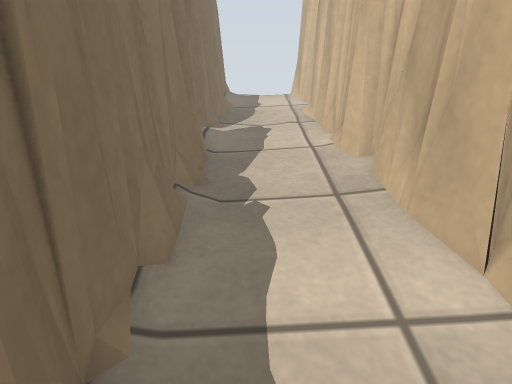
View 1 (above)

12 first-person views from a walk through a robot-simulator world made for Gazebo. The camera is 0.92 m above the floor, tilts 14° down and sees 75° across. The lines on the ground mark 1 m squares. The floor is counted in squares, 0.25 m on a side. Each view is taken from the middle of a square. On the plan, view 1 faces up. The plan holds only what a view shows up to about 20 squares ahead; the rest is blank. The place goes on beyond the plan.

View 2
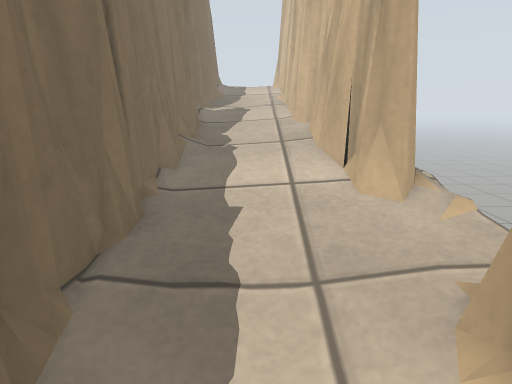

View 3
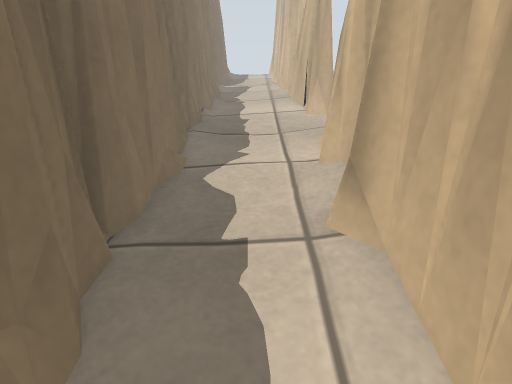

View 4
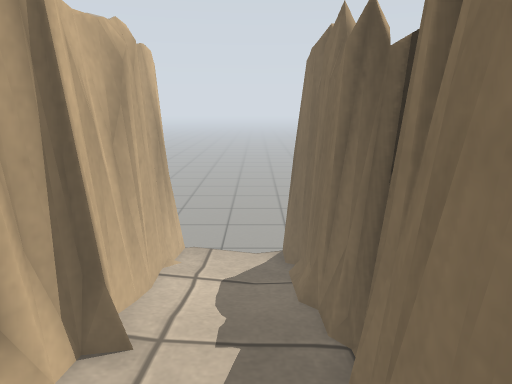

View 5
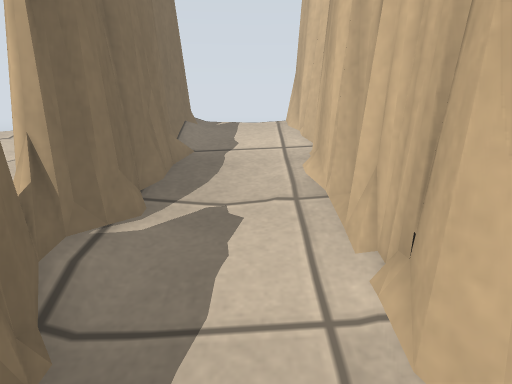

View 6
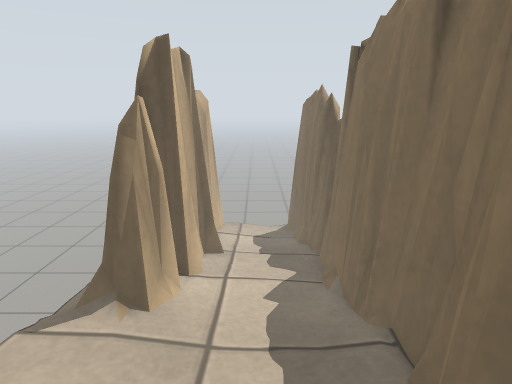

View 7
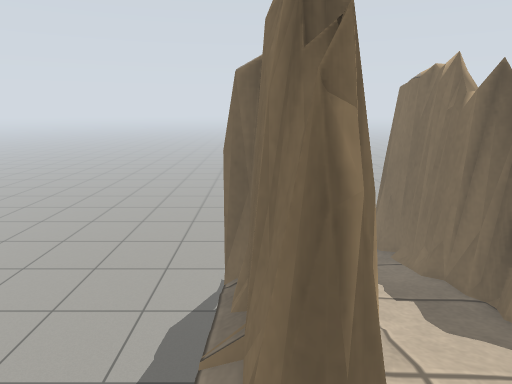

View 8
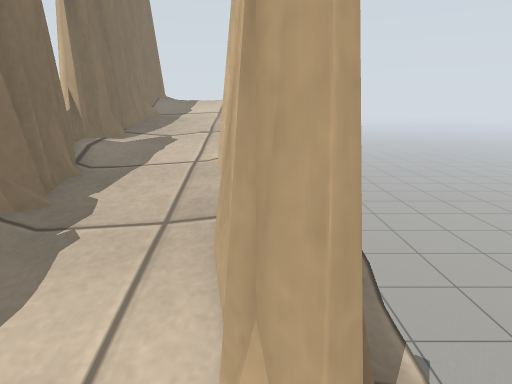

View 9
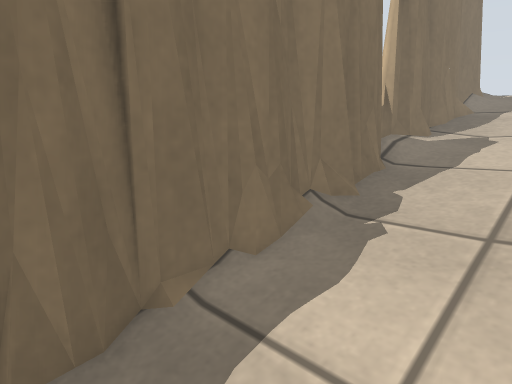

View 10
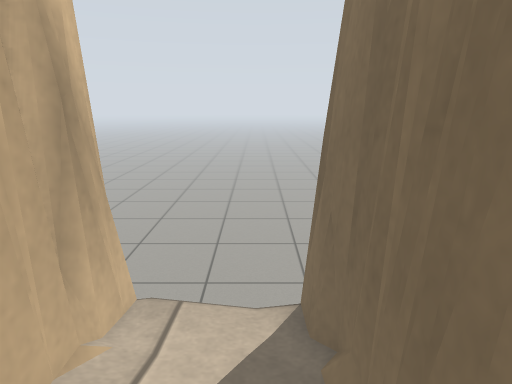

View 11
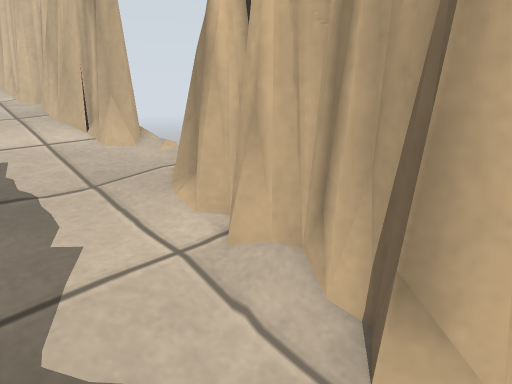

View 12
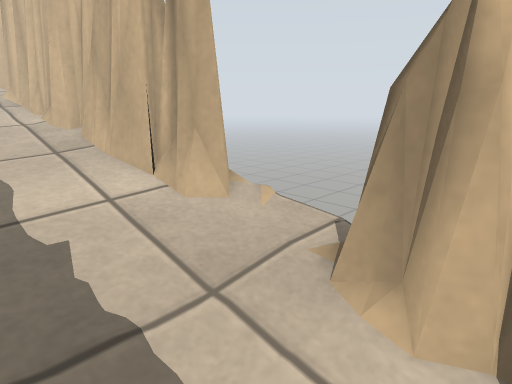

### Floor plan
Key: @ floor where view 1 was taken; # wall or solid block; x gap in a wall; . main floor; : floor 0.25 m higher than the main floor; - floor 0.25 m lower than the main floor; + floor 0.5 m higher than the main floor; _ floor 0.5 m lower than the main floor; * floor 0.75 m higher than the main floor; < floor 0.75 m lower than the main floor; % floor 1 m higher than the main floor; & floor 1.25 m higher than the main floor; / step, stairs or slope; = window, fence, low wall or low ledge; v drop or lower ground.
Columns run from 3 left of view 1 to 6 right of it. Each row starts with its distance up from view 1.
 24  #vvvvv
 23  #%%%&#
 22 v=%%%%#
 21 #=%%%%#
 20 ##%%%%#
 19  #%%%%#
 18  #***%#
 17  #****#
 16  #****#
 15 ##****#
 14 ##****#
 13 x/++++#v
 12  #++++##
 11  #++++##
 10  #+++++#
  9  #++++=#
  8 ##::++=#
  7 ##::::=#
  6  #::::=##v
  5  #:::::##v
  4 ##:::::##v
  3  #.::::##=
  2  #.....::v
  1  #.......v
  0  #.@.....v
 -1  #.....===
 -2  #....##==
 -3  #--..=##=
 -4  #----###=
 -5  #----###=
 -6  #----=##=
 -7 ##----=v#=
 -8 ##__--# #=
 -9  #____# v#
-10  #=___=v
-11  #=___#
-12  ##___#
-13  ##<__#
-14  #=<<<=v#
-15  #=<<<#v
-16  v=vvv=v

Where each view was taken, in squares from view 1:
view 1: 0 up, 0 right, facing up
view 2: 5 down, 1 right, facing up
view 3: 14 down, 1 right, facing up
view 4: 2 down, 0 right, facing down
view 5: 8 up, 1 right, facing up
view 6: 6 up, 1 right, facing down
view 7: 1 up, 5 right, facing down
view 8: 1 up, 4 right, facing up
view 9: 1 up, 3 right, facing up-left
view 10: 8 down, 0 right, facing down
view 11: 9 down, 1 left, facing up-right
view 12: 4 down, 1 left, facing up-right
